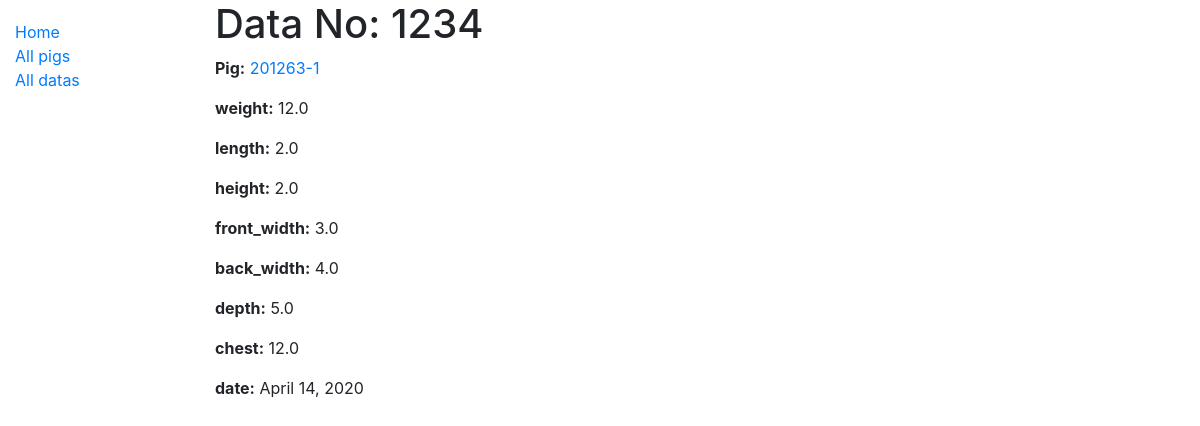
Page /catalog/data/1 on the earlier database version.
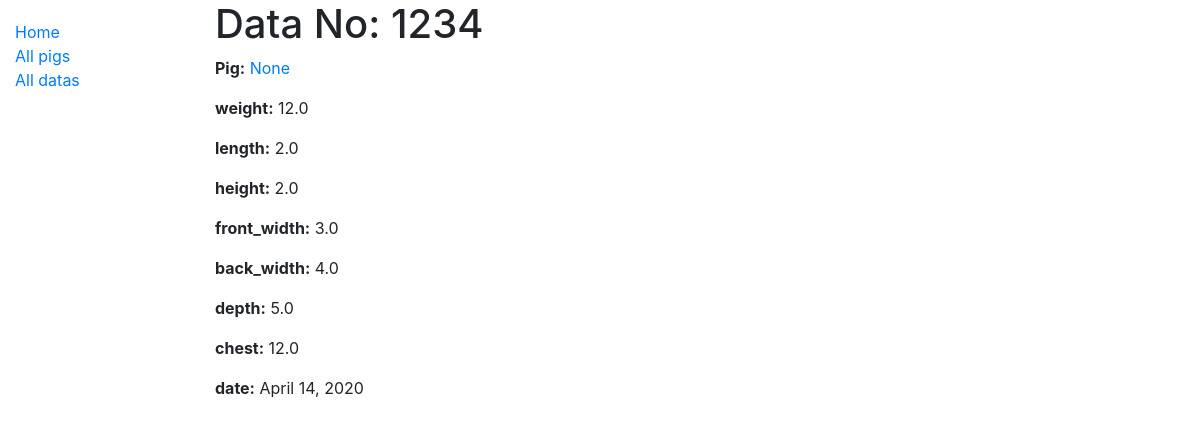
Same page on the later database version.
### catalog/models.py (models this page shows, shortened)
class Data(models.Model):
    pig_id = models.ForeignKey('Pig', on_delete=models.SET_NULL, null=True)
    data_id = models.CharField(
        max_length=11,
        help_text="Input date + pig_id",
        null=True,
        )
    weight = models.FloatField(help_text='Input weight in kg.')
    length = models.FloatField(help_text='Input body length in cm.')
    height = models.FloatField(help_text='Input height in cm.')
    front_width = models.FloatField(help_text='Input front width in cm.')
    back_width = models.FloatField(help_text='Input back width in cm.')
    depth = models.FloatField(help_text='Input body depth in cm.')
    chest = models.FloatField(help_text='Input chest in cm.')
    front_cannon_circumference = models.FloatField(
        help_text='Input front cannon circumference in cm.',
        null=True,
        )
    back_cannon_circumference = models.FloatField(
        help_text='Input front cannon circumference in cm.',
        null=True,
        )
    date = models.DateField(
        help_text='Input measuring date.',
        null=True,
        )

class Pig(models.Model):
    pig_id = models.CharField(max_length=8,primary_key=True, help_text='Input birth year(XX) + ear tag')
    birth = models.DateField(null=True, blank=True)
    gender = models.CharField(max_length=100)
    dad_id = models.CharField(max_length=100)
    mom_id = models.CharField(max_length=100)
    breeds = (
        ('L', 'Landrace'),
        ('Y', 'Yorkshire'),
        ('D', 'Duroc'),
    )
    breed = models.CharField(
        max_length=4,
        choices=breeds,
        help_text='Pig\'s breed',
        blank=True,
        null=True,
    )
    def __str__(self):
        return self.pig_id
    def display_genre(self):
        """Create a string for the Genre. This is required to display genre in Admin."""
        return ', '.join(genre.name for genre in self.genre.all()[:3])
    display_genre.short_description = 'Genre'

### catalog/views.py (the view, shortened to what this page needs)
# urls.py: path('data/<int:pk>', views.DataDetailView.as_view(), name='data-detail'),
class DataDetailView(generic.DetailView):
    model = Data

### catalog/templates/catalog/data_detail.html
{% extends "base_generic.html" %}
{% block content %}
  <h1>Data No: {{ data.data_id }}</h1>
  <p><strong>Pig:</strong> <a href="">{{ data.pig_id }}</a></p>
  <p><strong>weight:</strong> {{ data.weight }}</p>
  <p><strong>length:</strong> {{ data.length }}</p>
  <p><strong>height:</strong> {{ data.height }}</p>
  <p><strong>front_width:</strong> {{ data.front_width }}</p>
  <p><strong>back_width:</strong> {{ data.back_width }}</p>
  <p><strong>depth:</strong> {{ data.depth }}</p>
  <p><strong>chest:</strong> {{ data.chest }}</p>
  <p><strong>date:</strong> {{ data.date }}</p>
{% endblock %}

### catalog/templates/base_generic.html (shortened to what this page needs)
<!DOCTYPE html>
<html lang="en">
<head>
  <link rel="stylesheet" href="https://stackpath.bootstrapcdn.com/bootstrap/4.1.3/css/bootstrap.min.css">
  {% load static %}
  <link rel="stylesheet" href="{% static 'css/styles.css' %}">
</head>
<body>
  <div class="container-fluid">
    <div class="row">
      <div class="col-sm-2">
      {% block sidebar %}
      <ul class="sidebar-nav">
        <li><a href="{% url 'index' %}">Home</a></li>
        <li><a href="{% url 'pigs' %}">All pigs</a></li>
        <li><a href="{% url 'datas' %}">All datas</a></li>
      </ul>
      {% endblock %}
      </div>
      <div class="col-sm-10 ">
      {% block content %}{% endblock %}
      </div>
    </div>
  </div>
</body>
</html>

### catalog/static/css/styles.css (style rules this page uses)
.sidebar-nav { margin-top: 20px; padding: 0; list-style: none; }

Differences in the rows shown:
changed Data: pig_id "201263-1" → "None"
